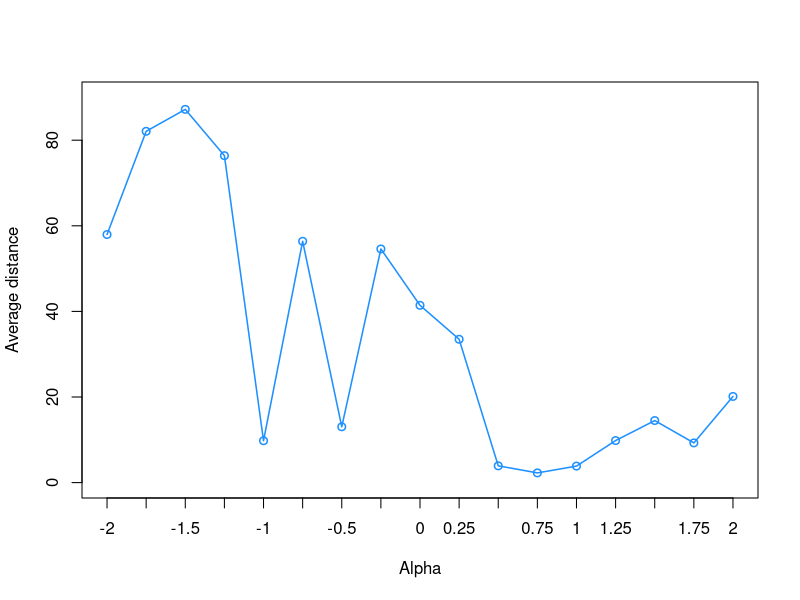

The R source for this figure:
rm(list=ls()) ## clean workspace
set.seed(1) ## for reproduction

######## FUNCTIONS ##################


#### parmeterize competitive interaction matrix with metabolic theory
interaction_matrix_random <- function(M,num,alpha,E){
  Inte <- runif(num*num)
  Inte <- matrix(Inte, ncol = num, nrow = num)
  for (a in 1:length(M)) {
    for (b in 1:length(M)) {
      Inte[a,b] <- (M[b]/M[a])^(alpha)*exp((E[a]-E[b]))*(1/sqrt(num))
    }
  }
  diag(Inte) <- 1  # per niche framework
  Inte <- abs(Inte)*-1  #competition
  return(Inte)
}


### FUNCTION TO CALCULATE THE DISTANCE
theta <- function(H,r){
  r_c <- v_centroid(H)
  out <- acos(sum(r_c*r)/(sqrt(sum(r^2))*sqrt(sum(r_c^2))))*180/pi
  return(out)
}


### FUNCTION TO GET THE CENTROID
v_centroid <- function(G){
  n <- nrow(G)
  D <- diag(1/sqrt(diag(t(G)%*%G)))
  G_n <- G %*% D
  v_c <- rowSums(G_n) /n 
  v_c <- t(t(v_c))
  return(v_c)
}

### Function to parameterize vector K
v_mt <- function(beta,num,M){
  v <- M^(beta)
  v <- v / sqrt(sum(v^2)) #normalization on the sphere
  v
}

#INITIALIZATION
num = 5 # number of species
loop <- 10^5 ## ITERATIONS
### range of alphas to study
ralpha <- c(-2,-1.75,-1.5,-1.25,-1,-0.75,-0.5,-0.25,0,0.25,0.5,0.75,1,1.25,1.5,1.75,2)
angle <- rep(0,length(ralpha))

## generate matrices abd analysis
for (i in 1:length(ralpha)) {
  alpha <- ralpha[i]
  for (j in 1:loop) {
    M <- runif(num,0,1) ## MASS
    M <- M / sum(M)
    E <- runif(num,0.5,0.7) ## ACTIVATION ENERGY
    A <- interaction_matrix_random(M,num,alpha,E) ## changing ALPHA
    r_mt <- v_mt(beta=-3/4,num,M) ## specify the beta to study
  }
  angle[i] <- theta(-A,r_mt)
}


#### PLOT
plot(ralpha,angle,xlab ='Alpha',xaxt = "n",ylab = 'Average distance',type='o',col='dodgerblue',cex.lab=1,lwd=1.5,axis.ticks=3,ylim = c(0,90))
axis(1, at = seq(-2,2,by = 0.25),labels = c(-2,-1.75,-1.5,-1.25,-1,-0.75,-0.5,-0.25,0,0.25,0.5,0.75,1,1.25,1.5,1.75,2))
